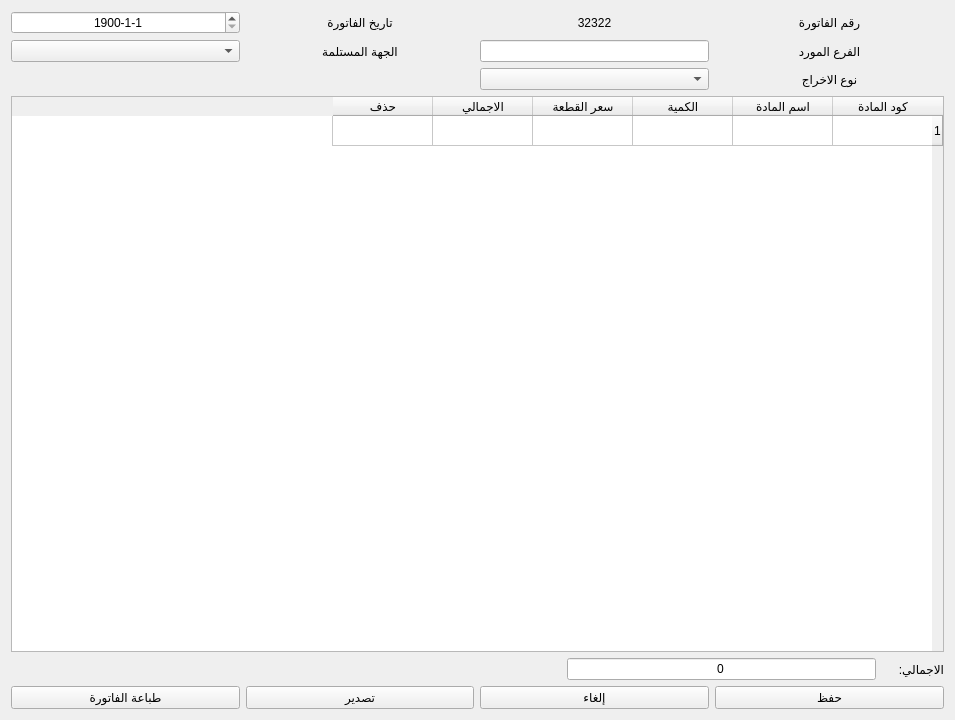
<?xml version="1.0" encoding="UTF-8"?>
<ui version="4.0">
 <class>Form</class>
 <widget class="QWidget" name="Form">
  <property name="geometry">
   <rect>
    <x>0</x>
    <y>0</y>
    <width>955</width>
    <height>720</height>
   </rect>
  </property>
  <property name="windowTitle">
   <string>فاتورة اخراج خارجي</string>
  </property>
  <property name="layoutDirection">
   <enum>Qt::RightToLeft</enum>
  </property>
  <layout class="QVBoxLayout" name="verticalLayout">
   <item>
    <layout class="QVBoxLayout" name="verticalLayout_11">
     <item>
      <layout class="QGridLayout" name="gridLayout">
       <item row="1" column="0">
        <widget class="QLabel" name="label_27">
         <property name="sizePolicy">
          <sizepolicy hsizetype="Expanding" vsizetype="Minimum">
           <horstretch>0</horstretch>
           <verstretch>0</verstretch>
          </sizepolicy>
         </property>
         <property name="text">
          <string>الفرع المورد</string>
         </property>
         <property name="alignment">
          <set>Qt::AlignCenter</set>
         </property>
        </widget>
       </item>
       <item row="0" column="3">
        <widget class="QDateEdit" name="b_date_2">
         <property name="sizePolicy">
          <sizepolicy hsizetype="Expanding" vsizetype="Fixed">
           <horstretch>0</horstretch>
           <verstretch>0</verstretch>
          </sizepolicy>
         </property>
         <property name="layoutDirection">
          <enum>Qt::LeftToRight</enum>
         </property>
         <property name="alignment">
          <set>Qt::AlignCenter</set>
         </property>
         <property name="minimumDateTime">
          <datetime>
           <hour>0</hour>
           <minute>0</minute>
           <second>0</second>
           <year>1900</year>
           <month>1</month>
           <day>1</day>
          </datetime>
         </property>
         <property name="currentSection">
          <enum>QDateTimeEdit::YearSection</enum>
         </property>
         <property name="displayFormat">
          <string>yyyy-M-d</string>
         </property>
         <property name="date">
          <date>
           <year>1900</year>
           <month>1</month>
           <day>1</day>
          </date>
         </property>
        </widget>
       </item>
       <item row="0" column="1">
        <widget class="QLabel" name="bill_code">
         <property name="sizePolicy">
          <sizepolicy hsizetype="Expanding" vsizetype="Preferred">
           <horstretch>0</horstretch>
           <verstretch>0</verstretch>
          </sizepolicy>
         </property>
         <property name="text">
          <string>32322</string>
         </property>
         <property name="alignment">
          <set>Qt::AlignCenter</set>
         </property>
        </widget>
       </item>
       <item row="0" column="0">
        <widget class="QLabel" name="label_20">
         <property name="text">
          <string>رقم الفاتورة</string>
         </property>
         <property name="alignment">
          <set>Qt::AlignCenter</set>
         </property>
        </widget>
       </item>
       <item row="1" column="3">
        <widget class="QComboBox" name="comboBox_3">
         <property name="layoutDirection">
          <enum>Qt::LeftToRight</enum>
         </property>
        </widget>
       </item>
       <item row="1" column="1">
        <widget class="QLineEdit" name="bill_match_code">
         <property name="maxLength">
          <number>11</number>
         </property>
         <property name="alignment">
          <set>Qt::AlignCenter</set>
         </property>
        </widget>
       </item>
       <item row="0" column="2">
        <widget class="QLabel" name="label_26">
         <property name="text">
          <string>تاريخ الفاتورة</string>
         </property>
         <property name="alignment">
          <set>Qt::AlignCenter</set>
         </property>
        </widget>
       </item>
       <item row="1" column="2">
        <widget class="QLabel" name="label_29">
         <property name="sizePolicy">
          <sizepolicy hsizetype="Expanding" vsizetype="Minimum">
           <horstretch>0</horstretch>
           <verstretch>0</verstretch>
          </sizepolicy>
         </property>
         <property name="text">
          <string>الجهة المستلمة</string>
         </property>
         <property name="alignment">
          <set>Qt::AlignCenter</set>
         </property>
        </widget>
       </item>
       <item row="2" column="0">
        <widget class="QLabel" name="label_28">
         <property name="sizePolicy">
          <sizepolicy hsizetype="Expanding" vsizetype="Minimum">
           <horstretch>0</horstretch>
           <verstretch>0</verstretch>
          </sizepolicy>
         </property>
         <property name="text">
          <string>نوع الاخراج</string>
         </property>
         <property name="alignment">
          <set>Qt::AlignCenter</set>
         </property>
        </widget>
       </item>
       <item row="2" column="1">
        <widget class="QComboBox" name="comboBox_4">
         <property name="layoutDirection">
          <enum>Qt::LeftToRight</enum>
         </property>
        </widget>
       </item>
      </layout>
     </item>
     <item>
      <widget class="QTableWidget" name="bb_table">
       <property name="editTriggers">
        <set>QAbstractItemView::AllEditTriggers</set>
       </property>
       <property name="selectionMode">
        <enum>QAbstractItemView::SingleSelection</enum>
       </property>
       <property name="selectionBehavior">
        <enum>QAbstractItemView::SelectRows</enum>
       </property>
       <property name="rowCount">
        <number>1</number>
       </property>
       <attribute name="verticalHeaderVisible">
        <bool>true</bool>
       </attribute>
       <row/>
       <column>
        <property name="text">
         <string>كود المادة</string>
        </property>
       </column>
       <column>
        <property name="text">
         <string>اسم المادة</string>
        </property>
       </column>
       <column>
        <property name="text">
         <string>الكمية</string>
        </property>
       </column>
       <column>
        <property name="text">
         <string>سعر القطعة</string>
        </property>
       </column>
       <column>
        <property name="text">
         <string>الاجمالي</string>
        </property>
       </column>
       <column>
        <property name="text">
         <string>حذف</string>
        </property>
       </column>
      </widget>
     </item>
     <item>
      <layout class="QHBoxLayout" name="horizontalLayout" stretch="1,5,9">
       <item>
        <widget class="QLabel" name="label_24">
         <property name="text">
          <string>الاجمالي: </string>
         </property>
        </widget>
       </item>
       <item>
        <widget class="QLineEdit" name="total">
         <property name="text">
          <string>0</string>
         </property>
         <property name="alignment">
          <set>Qt::AlignCenter</set>
         </property>
        </widget>
       </item>
       <item>
        <spacer name="horizontalSpacer">
         <property name="orientation">
          <enum>Qt::Horizontal</enum>
         </property>
         <property name="sizeHint" stdset="0">
          <size>
           <width>40</width>
           <height>20</height>
          </size>
         </property>
        </spacer>
       </item>
      </layout>
     </item>
     <item>
      <layout class="QGridLayout" name="gridLayout_5"/>
     </item>
     <item>
      <layout class="QHBoxLayout" name="horizontalLayout_9">
       <item>
        <widget class="QPushButton" name="btn_save">
         <property name="text">
          <string>حفظ</string>
         </property>
        </widget>
       </item>
       <item>
        <widget class="QPushButton" name="btn_cancel">
         <property name="text">
          <string>إلغاء</string>
         </property>
        </widget>
       </item>
       <item>
        <widget class="QPushButton" name="btn_cancel_2">
         <property name="text">
          <string>تصدير</string>
         </property>
        </widget>
       </item>
       <item>
        <widget class="QPushButton" name="btn_print_bill">
         <property name="text">
          <string>طباعة الفاتورة</string>
         </property>
        </widget>
       </item>
      </layout>
     </item>
    </layout>
   </item>
  </layout>
 </widget>
 <tabstops>
  <tabstop>bb_table</tabstop>
 </tabstops>
 <resources/>
 <connections/>
</ui>
